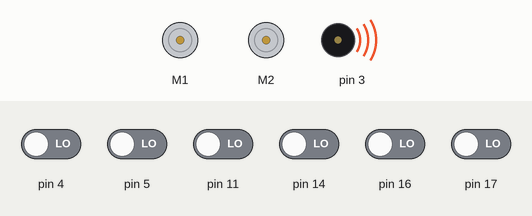
A sketch run on a simulated Arduino Uno, built with avr-gcc and run on an emulated ATmega328P. On the bench: 2 × DC motor (green arrow = forward, orange = backward, longer = faster), buzzer (waves = sounding). The test bench sets the inputs (shaded band); at power-on: pin 4, pin 5, pin 11, pin 14, pin 16, pin 17 LOW.

Above: at 11.8 s.
Timing chart, 0 to 14.8 s (numbered marks = the images above):
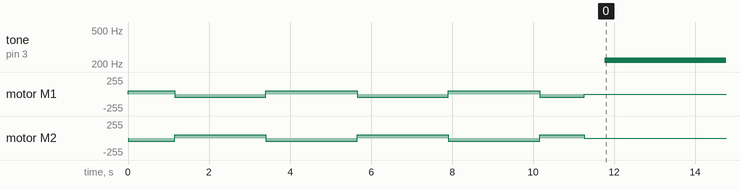

Measured:
- by itself, tone on pin 3: silent → 220 Hz at 11.8 s

The sketch:

readline_code.ino
```cpp
#include <Wire.h>
#include <ZumoShield.h>

ZumoMotors motors;
ZumoReflectanceSensorArray linesensors(QTR_NO_EMITTER_PIN);
// Specifying QTR_NO_EMITTER_PIN sets the option that we do not want to actively turn the IR emitters on and off.
// Instead they will be on by default the entire time.
ZumoBuzzer buzzer; // create a buzzer to play sound

void setup(){
 int i;
  int spin_direction = 1;
  motors.setSpeeds(80*spin_direction, -80*spin_direction);
  for(i = 0; i<250; i++){
    linesensors.calibrate();
    if(i%50 == 25){ // every 50 loops, starting on loop 25...
      spin_direction = -spin_direction;
      motors.setSpeeds(80*spin_direction, -80*spin_direction);
    }
    delay(20);
  }
  motors.setSpeeds(0,0);
  delay(500);
}


// readLine method:
  // aggregates the data across the six sensors and
  // returns a value from 0-5000 indicating the estimated location of the line.
  // 0 = the line is all the way to the left of the robot
  // 5000 = the line is all the way to the right of the robot
  // 2500 = the line is centered under the robot.


// For all of these methods we need a way of measuring the error in the position of the robot
// relative to the line. us the readLine() method to get the error.
// If the robot is pefectly centered over the line the readLine() method should return 2500. Therefore...
unsigned int sensor_vals[6];
void loop() {
  int line_position = linesensors.readLine(sensor_vals);
  int frequency = 220 + ((float)line_position / 5000) * 660;// play a tone that gets higher when the line is to the right

  buzzer.playFrequency(frequency, 100, 15);
  while (buzzer.isPlaying());
}
/*
void loop() {
  // put your main code here, to run repeatedly:

  // drive for 4 seconds
  motors.setLeftSpeed(100);
  motors.setRightSpeed(100);
  delay(4000); // 4 seconds of delay

  //stop!
  motors.setLeftSpeed(0);
  motors.setRightSpeed(0);

  while(true){
  } // so the robot stops after running the loop once!

}
*/
```
